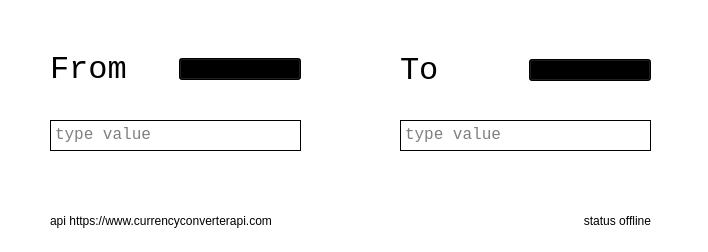
<?xml version="1.0" encoding="UTF-8"?>
<ui version="4.0">
 <class>MainWindow</class>
 <widget class="QMainWindow" name="MainWindow">
  <property name="windowModality">
   <enum>Qt::NonModal</enum>
  </property>
  <property name="enabled">
   <bool>true</bool>
  </property>
  <property name="geometry">
   <rect>
    <x>0</x>
    <y>0</y>
    <width>708</width>
    <height>252</height>
   </rect>
  </property>
  <property name="minimumSize">
   <size>
    <width>708</width>
    <height>252</height>
   </size>
  </property>
  <property name="maximumSize">
   <size>
    <width>708</width>
    <height>252</height>
   </size>
  </property>
  <property name="sizeIncrement">
   <size>
    <width>0</width>
    <height>0</height>
   </size>
  </property>
  <property name="windowTitle">
   <string>Currency Converter v0.1</string>
  </property>
  <property name="windowOpacity">
   <double>-1.000000000000000</double>
  </property>
  <property name="styleSheet">
   <string notr="true">background: qlineargradient(spread:pad, x1:0, y1:0, x0:1, y2:0, stop:0 rgba(255, 255, 255, 1), stop:1 rgba(241, 241, 241, 1))</string>
  </property>
  <property name="windowFilePath">
   <string/>
  </property>
  <property name="toolButtonStyle">
   <enum>Qt::ToolButtonIconOnly</enum>
  </property>
  <property name="documentMode">
   <bool>false</bool>
  </property>
  <property name="tabShape">
   <enum>QTabWidget::Rounded</enum>
  </property>
  <property name="unifiedTitleAndToolBarOnMac">
   <bool>false</bool>
  </property>
  <widget class="QWidget" name="centralwidget">
   <property name="font">
    <font>
     <family>Consolas</family>
     <weight>75</weight>
     <bold>true</bold>
     <stylestrategy>PreferAntialias</stylestrategy>
    </font>
   </property>
   <property name="contextMenuPolicy">
    <enum>Qt::NoContextMenu</enum>
   </property>
   <property name="locale">
    <locale language="English" country="UnitedStates"/>
   </property>
   <property name="inputMethodHints">
    <set>Qt::ImhNone</set>
   </property>
   <widget class="QWidget" name="layoutWidget">
    <property name="geometry">
     <rect>
      <x>400</x>
      <y>50</y>
      <width>251</width>
      <height>41</height>
     </rect>
    </property>
    <layout class="QGridLayout" name="toLayout">
     <property name="sizeConstraint">
      <enum>QLayout::SetDefaultConstraint</enum>
     </property>
     <item row="0" column="1">
      <widget class="QComboBox" name="comboBox_to">
       <item>
        <property name="text">
         <string>USD</string>
        </property>
       </item>
       <item>
        <property name="text">
         <string>EUR</string>
        </property>
       </item>
       <item>
        <property name="text">
         <string>RUB</string>
        </property>
       </item>
      </widget>
     </item>
     <item row="0" column="0">
      <widget class="QLabel" name="label_to">
       <property name="font">
        <font>
         <family>Consolas</family>
         <pointsize>24</pointsize>
         <weight>50</weight>
         <bold>false</bold>
        </font>
       </property>
       <property name="autoFillBackground">
        <bool>false</bool>
       </property>
       <property name="text">
        <string>To</string>
       </property>
      </widget>
     </item>
    </layout>
   </widget>
   <widget class="QWidget" name="layoutWidget">
    <property name="geometry">
     <rect>
      <x>50</x>
      <y>50</y>
      <width>251</width>
      <height>39</height>
     </rect>
    </property>
    <layout class="QGridLayout" name="fromLayout">
     <property name="sizeConstraint">
      <enum>QLayout::SetDefaultConstraint</enum>
     </property>
     <item row="0" column="1">
      <widget class="QComboBox" name="comboBox_from">
       <item>
        <property name="text">
         <string>USD</string>
        </property>
       </item>
       <item>
        <property name="text">
         <string>EUR</string>
        </property>
       </item>
       <item>
        <property name="text">
         <string>RUB</string>
        </property>
       </item>
      </widget>
     </item>
     <item row="0" column="0">
      <widget class="QLabel" name="label_from">
       <property name="font">
        <font>
         <family>Consolas</family>
         <pointsize>24</pointsize>
         <weight>50</weight>
         <bold>false</bold>
        </font>
       </property>
       <property name="autoFillBackground">
        <bool>false</bool>
       </property>
       <property name="text">
        <string>From</string>
       </property>
      </widget>
     </item>
    </layout>
   </widget>
   <widget class="QWidget" name="widget" native="true">
    <property name="geometry">
     <rect>
      <x>50</x>
      <y>205</y>
      <width>601</width>
      <height>31</height>
     </rect>
    </property>
    <layout class="QHBoxLayout" name="horizontalLayout">
     <item>
      <widget class="QLabel" name="label_3">
       <property name="text">
        <string>api https://www.currencyconverterapi.com</string>
       </property>
      </widget>
     </item>
     <item>
      <widget class="QLabel" name="label_4">
       <property name="text">
        <string>status offline</string>
       </property>
       <property name="alignment">
        <set>Qt::AlignRight|Qt::AlignTrailing|Qt::AlignVCenter</set>
       </property>
      </widget>
     </item>
    </layout>
   </widget>
   <widget class="QTextEdit" name="input_to">
    <property name="geometry">
     <rect>
      <x>400</x>
      <y>120</y>
      <width>251</width>
      <height>31</height>
     </rect>
    </property>
    <property name="font">
     <font>
      <family>Consolas</family>
      <pointsize>12</pointsize>
     </font>
    </property>
    <property name="placeholderText">
     <string>type value</string>
    </property>
   </widget>
   <widget class="QTextEdit" name="input_from">
    <property name="geometry">
     <rect>
      <x>50</x>
      <y>120</y>
      <width>251</width>
      <height>31</height>
     </rect>
    </property>
    <property name="font">
     <font>
      <family>Consolas</family>
      <pointsize>12</pointsize>
     </font>
    </property>
    <property name="placeholderText">
     <string>type value</string>
    </property>
   </widget>
  </widget>
 </widget>
 <resources/>
 <connections/>
</ui>
